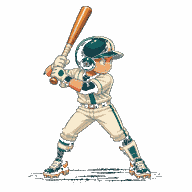
#> input picture assets/batter-reboot-v1/batter-ready.png, 192 x 192 px
$ python generate-batter-motion-v4.py
#> lines starting #> are read from the running program, lines starting #| are printed output that depends on the picture
#!/usr/bin/env python3
"""Build 60-frame V3 batter sheets from the approved V3 key poses.

This is an offline build step only. Runtime receives one atlas and never morphs
images on the main thread. Bidirectional optical flow is used between the
already-approved 192x192 V3/V1 poses; exact key poses are copied back into their
anchor cells so contact/face/bat anchors remain untouched.
"""
from pathlib import Path
import cv2
import numpy as np
from PIL import Image

ROOT=Path(__file__).resolve().parents[1]
V1=ROOT/'assets'/'batter-reboot-v1'
V3=ROOT/'assets'/'batter-reboot-v3'
OUT=ROOT/'assets'/'batter-reboot-v4'
CELL=192
COLS=10
ROWS=6
TOTAL=60

POSES={
    'ready':V1/'batter-ready.png',
    'load':V3/'batter-load.png',
    'trigger':V1/'batter-trigger.png',
    'swing-start':V3/'batter-swing-start.png',
    'swing-mid':V3/'batter-swing-mid.png',
    'contact':V1/'batter-contact.png',
    'follow-through-early':V3/'batter-follow-through-early.png',
    'follow-through-late':V3/'batter-follow-through-late.png',
    'finish':V1/'batter-finish.png',
    'settle':V3/'batter-settle.png',
}
HIT=[('ready',0),('load',8),('trigger',15),('swing-start',22),('swing-mid',27),('contact',30),('follow-through-early',39),('follow-through-late',46),('finish',53),('settle',59)]
MISS=[('ready',0),('load',8),('trigger',15),('swing-start',22),('swing-mid',28),('follow-through-early',38),('follow-through-late',46),('finish',54),('settle',59)]

def load(path):
    return np.array(Image.open(path).convert('RGBA').resize((CELL,CELL),Image.Resampling.NEAREST),dtype=np.uint8)
#> returned value is the input picture: shape (192, 192, 4); mean R, G, B, A 23, 22.7, 19.5, 38.2

def composite_gray(rgba):
    rgb=rgba[...,:3].astype(np.float32)
    a=rgba[...,3:4].astype(np.float32)/255.0
    bg=np.full_like(rgb,12.0)
    comp=rgb*a+bg*(1-a)
    return cv2.cvtColor(comp.astype(np.uint8),cv2.COLOR_RGB2GRAY)

def warp(img,flow,t):
    h,w=img.shape[:2]
    yy,xx=np.mgrid[0:h,0:w].astype(np.float32)
    mx=xx-flow[...,0]*t
    my=yy-flow[...,1]*t
    channels=[cv2.remap(img[...,i],mx,my,cv2.INTER_NEAREST,borderMode=cv2.BORDER_CONSTANT,borderValue=0) for i in range(4)]
    return np.stack(channels,-1)

def morph(a,b,t):
    if t<=0:return a.copy()
    if t>=1:return b.copy()
    ga,gb=composite_gray(a),composite_gray(b)
    fa=cv2.calcOpticalFlowFarneback(ga,gb,None,.5,4,19,4,5,1.1,0)
    fb=cv2.calcOpticalFlowFarneback(gb,ga,None,.5,4,19,4,5,1.1,0)
    wa=warp(a,fa,t).astype(np.float32)
    wb=warp(b,fb,1-t).astype(np.float32)
    aa=wa[...,3:4]/255.0
    ab=wb[...,3:4]/255.0
    alpha=aa*(1-t)+ab*t
    color=wa[...,:3]*aa*(1-t)+wb[...,:3]*ab*t
    out=np.zeros_like(wa)
    out[...,3:4]=alpha*255.0
    out[...,:3]=np.where(alpha>1e-5,color/np.maximum(alpha,1e-5),0)
    out[...,3]=np.where(out[...,3]<20,0,np.where(out[...,3]>235,255,out[...,3]))
    return np.clip(out,0,255).astype(np.uint8)

def sequence(spec):
    src={name:load(POSES[name]) for name,_ in spec}
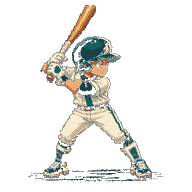
#> input picture assets/batter-reboot-v2/batter-load.png, 192 x 192 px, found by its file name
#> in load, returned value is the input picture: shape (192, 192, 4); mean R, G, B, A 23.7, 23.4, 20.1, 38.5
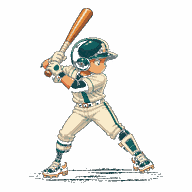
#> input picture assets/batter-reboot-v1/batter-trigger.png, 192 x 192 px
#> in load, returned value is the input picture: shape (192, 192, 4); mean R, G, B, A 22.5, 22.5, 19.2, 37.5
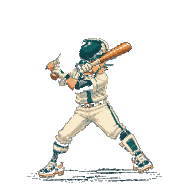
#> input picture assets/batter-reboot-v2/batter-swing-start.png, 192 x 192 px, found by its file name
#> in load, returned value is the input picture: shape (192, 192, 4); mean R, G, B, A 23.2, 22.8, 19.3, 33
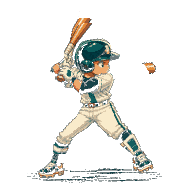
#> input picture assets/batter-reboot-v3/batter-swing-mid.png, 192 x 192 px
#> in load, returned value is the input picture: shape (192, 192, 4); mean R, G, B, A 21, 21.1, 17.9, 36.7
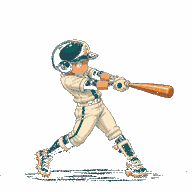
#> input picture assets/batter-reboot-v1/batter-contact.png, 192 x 192 px
#> in load, returned value is the input picture: shape (192, 192, 4); mean R, G, B, A 21.5, 21.1, 17.8, 34.1
    frames=[None]*TOTAL
    for name,at in spec:
        frames[at]=src[name].copy()
    for (name_a,a_at),(name_b,b_at) in zip(spec,spec[1:]):
        a,b=src[name_a],src[name_b]
        for f in range(a_at,b_at+1):
            frames[f]=morph(a,b,(f-a_at)/max(1,b_at-a_at))
        frames[a_at]=a.copy()
        frames[b_at]=b.copy()
    for i in range(TOTAL):
        if frames[i] is None: frames[i]=frames[max(0,i-1)].copy()
    return frames

def save_sheet(name,frames):
    sheet=np.zeros((CELL*ROWS,CELL*COLS,4),dtype=np.uint8)
    for i,fr in enumerate(frames):
        row,col=divmod(i,COLS)
        sheet[row*CELL:(row+1)*CELL,col*CELL:(col+1)*CELL]=fr
    OUT.mkdir(parents=True,exist_ok=True)
    Image.fromarray(sheet,'RGBA').save(OUT/f'{name}-60.png',optimize=True)

#> (the run stopped early here; a loop or call above may not have finished)
